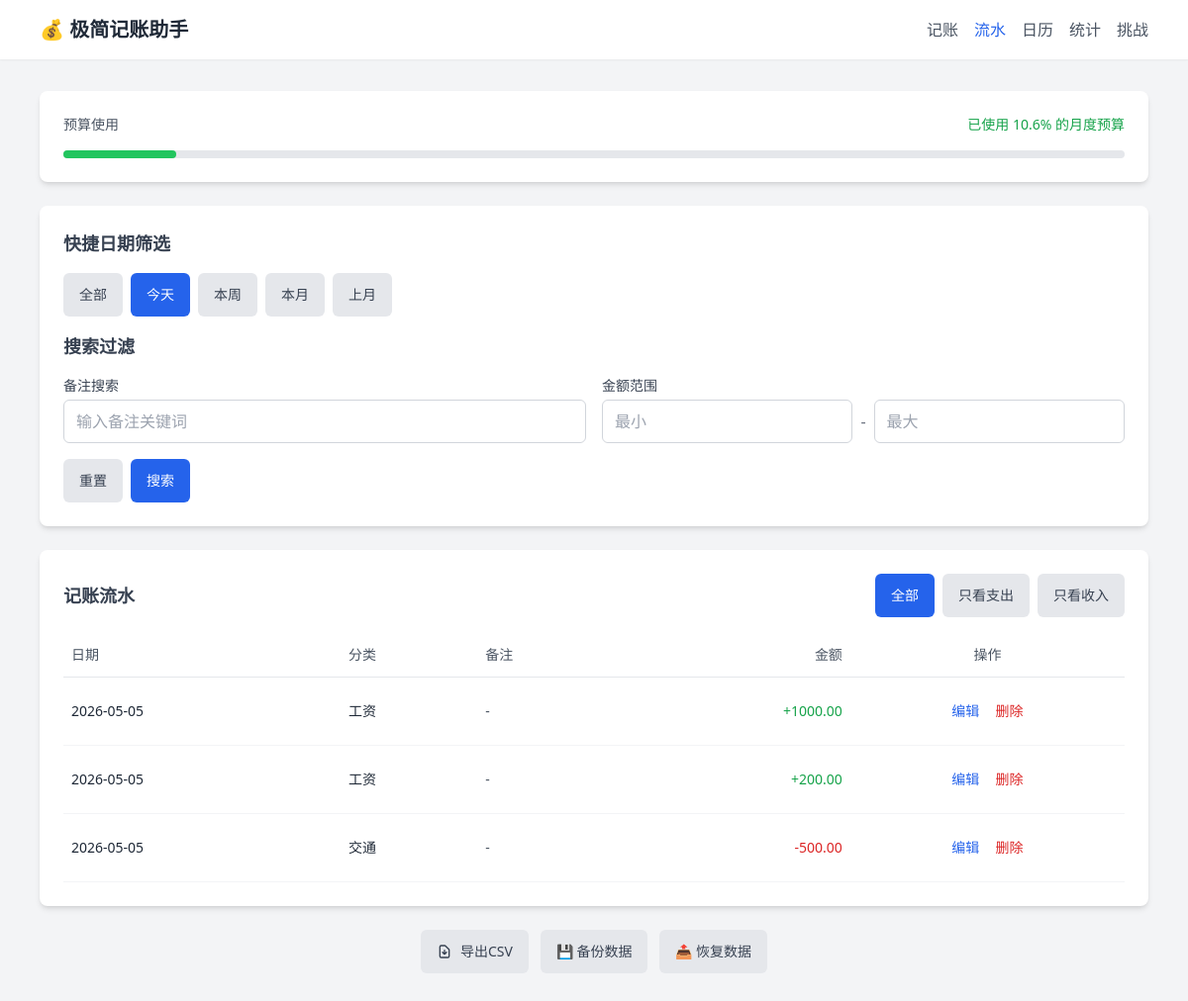
Page /records?range=today&filter=all on the committed database.
### models.py (models this page shows, shortened)
class Record(db.Model):
    id = db.Column(db.Integer, primary_key=True)
    amount = db.Column(db.Float, nullable=False)
    type = db.Column(db.String(10), nullable=False)
    category = db.Column(db.String(20), nullable=False)
    note = db.Column(db.String(200), nullable=True)
    date = db.Column(db.Date, nullable=False)

### app.py (the view, shortened to what this page needs)
@app.route('/records')
def records():
    filter_type = request.args.get('filter', 'all')
    date_range = request.args.get('range', 'all')
    search = request.args.get('search', '').strip()
    min_amount = request.args.get('min', type=float)
    max_amount = request.args.get('max', type=float)
    specific_date = request.args.get('date', '')
    query = Record.query
    if filter_type == 'expense':
        query = query.filter_by(type='expense')
    elif filter_type == 'income':
        query = query.filter_by(type='income')
    today = date.today()
    if specific_date:
        query = query.filter(Record.date == datetime.strptime(specific_date, '%Y-%m-%d').date())
    else:
        if date_range == 'today':
            query = query.filter(Record.date == today)
        elif date_range == 'week':
            start_of_week = today - timedelta(days=today.weekday())
            query = query.filter(Record.date >= start_of_week)
        elif date_range == 'month':
            first_day = date(today.year, today.month, 1)
            query = query.filter(Record.date >= first_day)
    if search:
        query = query.filter(Record.note.ilike(f'%{search}%'))
    if min_amount is not None:
        query = query.filter(Record.amount >= min_amount)
    if max_amount is not None:
        query = query.filter(Record.amount <= max_amount)
    records_list = query.order_by(Record.date.desc(), Record.id.desc()).all()
    stats = get_month_stats()
    return render_template('records.html', records=records_list, filter_type=filter_type,
                           date_range=date_range, search=search, min_amount=min_amount,
                           max_amount=max_amount, stats=stats, specific_date=specific_date)

### app.py (called while the page is built)
def get_month_stats(for_date=None):
    if for_date is None:
        for_date = date.today()
    first_day_of_month = date(for_date.year, for_date.month, 1)
    month_records = Record.query.filter(Record.date >= first_day_of_month).all()
    total_income = sum(r.amount for r in month_records if r.type == 'income')
    total_expense = sum(r.amount for r in month_records if r.type == 'expense')
    balance = total_income - total_expense
    budget = get_budget()
    budget_percentage = (total_expense / budget * 100) if budget > 0 else 0
    return {
        'total_income': total_income,
        'total_expense': total_expense,
        'balance': balance,
        'budget': budget,
        'budget_percentage': budget_percentage
    }

### models.py (called while the page is built)
def get_budget():
    config = Config.query.filter_by(key='monthly_budget').first()
    return float(config.value) if config else 5000.0

### templates/records.html (shortened to what this page needs)
<!DOCTYPE html>
<html lang="zh-CN">
<head>
    <script src="https://cdn.tailwindcss.com"></script>
</head>
<body class="bg-gray-100 min-h-screen">
    <nav class="bg-white shadow-sm">
        <div class="max-w-6xl mx-auto px-4 py-4">
            <div class="flex justify-between items-center flex-wrap gap-2">
                <h1 class="text-xl font-bold text-gray-800">💰 极简记账助手</h1>
                <div class="flex flex-wrap gap-2 sm:gap-4">
                    <a href="/" class="text-gray-600 hover:text-gray-800">记账</a>
                    <a href="/records" class="text-blue-600 hover:text-blue-800 font-medium">流水</a>
                    <a href="/calendar" class="text-gray-600 hover:text-gray-800">日历</a>
                    <a href="/stats" class="text-gray-600 hover:text-gray-800">统计</a>
                    <a href="/challenges" class="text-gray-600 hover:text-gray-800">挑战</a>
                </div>
            </div>
        </div>
    </nav>
    <main class="max-w-6xl mx-auto px-4 py-8">
        <div class="bg-white rounded-lg shadow-md p-4 sm:p-6 mb-6">
            <div class="flex flex-col sm:flex-row sm:items-center sm:justify-between mb-4">
                <span class="text-sm text-gray-600">预算使用</span>
                <span class="text-sm font-medium {{ 'text-green-600' if stats.budget_percentage < 80 else ('text-orange-500' if stats.budget_percentage < 100 else 'text-red-600') }}">
                    已使用 {{ "%.1f"|format(stats.budget_percentage) }}% 的月度预算
                </span>
            </div>
            <div class="w-full bg-gray-200 rounded-full h-2">
                <div class="h-2 rounded-full transition-all {{ 'bg-green-500' if stats.budget_percentage < 80 else ('bg-orange-500' if stats.budget_percentage < 100 else 'bg-red-500') }}"
                    style="width: {{ stats.budget_percentage if stats.budget_percentage < 100 else 100 }}%"></div>
            </div>
        </div>
        <div class="bg-white rounded-lg shadow-md p-4 sm:p-6 mb-6">
            <h2 class="text-lg font-semibold text-gray-700 mb-4">快捷日期筛选</h2>
            <div class="flex flex-wrap gap-2 mb-4">
                <a href="/records?range=all&filter={{ filter_type }}"
                    class="px-4 py-2 rounded-md text-sm font-medium {{ 'bg-blue-600 text-white' if date_range == 'all' else 'bg-gray-200 text-gray-700 hover:bg-gray-300' }} min-h-[44px] flex items-center">
                    全部
                </a>
                <a href="/records?range=today&filter={{ filter_type }}"
                    class="px-4 py-2 rounded-md text-sm font-medium {{ 'bg-blue-600 text-white' if date_range == 'today' else 'bg-gray-200 text-gray-700 hover:bg-gray-300' }} min-h-[44px] flex items-center">
                    今天
                </a>
                <a href="/records?range=week&filter={{ filter_type }}"
                    class="px-4 py-2 rounded-md text-sm font-medium {{ 'bg-blue-600 text-white' if date_range == 'week' else 'bg-gray-200 text-gray-700 hover:bg-gray-300' }} min-h-[44px] flex items-center">
                    本周
                </a>
                <a href="/records?range=month&filter={{ filter_type }}"
                    class="px-4 py-2 rounded-md text-sm font-medium {{ 'bg-blue-600 text-white' if date_range == 'month' else 'bg-gray-200 text-gray-700 hover:bg-gray-300' }} min-h-[44px] flex items-center">
                    本月
                </a>
                <a href="/records?range=last_month&filter={{ filter_type }}"
                    class="px-4 py-2 rounded-md text-sm font-medium {{ 'bg-blue-600 text-white' if date_range == 'last_month' else 'bg-gray-200 text-gray-700 hover:bg-gray-300' }} min-h-[44px] flex items-center">
                    上月
                </a>
            </div>
            <h2 class="text-lg font-semibold text-gray-700 mb-4">搜索过滤</h2>
            <form action="/records" method="GET" class="space-y-4">
                <div class="grid grid-cols-1 sm:grid-cols-2 gap-4">
                    <div>
                        <label class="block text-sm font-medium text-gray-700 mb-1">备注搜索</label>
                        <input type="text" name="search" value="{{ search }}"
                            class="w-full px-3 py-2 border border-gray-300 rounded-md focus:outline-none focus:ring-2 focus:ring-blue-500 min-h-[44px]"
                            placeholder="输入备注关键词">
                    </div>
                    <div>
                        <label class="block text-sm font-medium text-gray-700 mb-1">金额范围</label>
                        <div class="flex items-center space-x-2">
                            <input type="number" name="min" value="{{ min_amount if min_amount else '' }}" step="0.01" min="0"
                                class="w-full px-3 py-2 border border-gray-300 rounded-md focus:outline-none focus:ring-2 focus:ring-blue-500 min-h-[44px]"
                                placeholder="最小">
                            <span class="text-gray-500">-</span>
                            <input type="number" name="max" value="{{ max_amount if max_amount else '' }}" step="0.01" min="0"
                                class="w-full px-3 py-2 border border-gray-300 rounded-md focus:outline-none focus:ring-2 focus:ring-blue-500 min-h-[44px]"
                                placeholder="最大">
                        </div>
                    </div>
                </div>
                <div class="flex flex-wrap gap-2">
                    <a href="/records"
                        class="px-4 py-2 bg-gray-200 text-gray-700 rounded-md hover:bg-gray-300 transition-colors text-sm min-h-[44px] flex items-center">
                        重置
                    </a>
                    <button type="submit"
                        class="px-4 py-2 bg-blue-600 text-white rounded-md hover:bg-blue-700 transition-colors text-sm min-h-[44px] flex items-center">
                        搜索
                    </button>
                </div>
            </form>
        </div>
        <div class="bg-white rounded-lg shadow-md p-4 sm:p-6">
            <div class="flex flex-col sm:flex-row justify-between items-start sm:items-center mb-4 gap-4">
                <h2 class="text-lg font-semibold text-gray-700">记账流水</h2>
                <div class="flex flex-wrap space-x-2">
                    <a href="/records?range={{ date_range }}&filter=all{% if search %}&search={{ search }}{% endif %}{% if min_amount %}&min={{ min_amount }}{% endif %}{% if max_amount %}&max={{ max_amount }}{% endif %}"
                        class="px-4 py-2 rounded-md text-sm font-medium {{ 'bg-blue-600 text-white' if filter_type == 'all' else 'bg-gray-200 text-gray-700 hover:bg-gray-300' }} min-h-[44px] flex items-center">
                        全部
                    </a>
                    <a href="/records?range={{ date_range }}&filter=expense{% if search %}&search={{ search }}{% endif %}{% if min_amount %}&min={{ min_amount }}{% endif %}{% if max_amount %}&max={{ max_amount }}{% endif %}"
                        class="px-4 py-2 rounded-md text-sm font-medium {{ 'bg-red-600 text-white' if filter_type == 'expense' else 'bg-gray-200 text-gray-700 hover:bg-gray-300' }} min-h-[44px] flex items-center">
                        只看支出
                    </a>
                    <a href="/records?range={{ date_range }}&filter=income{% if search %}&search={{ search }}{% endif %}{% if min_amount %}&min={{ min_amount }}{% endif %}{% if max_amount %}&max={{ max_amount }}{% endif %}"
                        class="px-4 py-2 rounded-md text-sm font-medium {{ 'bg-green-600 text-white' if filter_type == 'income' else 'bg-gray-200 text-gray-700 hover:bg-gray-300' }} min-h-[44px] flex items-center">
                        只看收入
                    </a>
                </div>
            </div>
            {% if records %}
            <div class="hidden sm:block overflow-x-auto">
                <table class="w-full">
                    <thead>
                        <tr class="border-b border-gray-200">
                            <th class="text-left py-3 px-2 text-sm font-medium text-gray-600">日期</th>
                            <th class="text-left py-3 px-2 text-sm font-medium text-gray-600">分类</th>
                            <th class="text-left py-3 px-2 text-sm font-medium text-gray-600">备注</th>
                            <th class="text-right py-3 px-2 text-sm font-medium text-gray-600">金额</th>
                            <th class="text-center py-3 px-2 text-sm font-medium text-gray-600">操作</th>
                        </tr>
                    </thead>
                    <tbody>
                        {% for record in records %}
                        <tr class="border-b border-gray-100 hover:bg-gray-50">
                            <td class="py-3 px-2 text-sm text-gray-800">{{ record.date.strftime('%Y-%m-%d') }}</td>
                            <td class="py-3 px-2 text-sm text-gray-800">{{ record.category }}</td>
                            <td class="py-3 px-2 text-sm text-gray-600">{{ record.note or '-' }}</td>
                            <td class="py-3 px-2 text-sm text-right font-medium {{ 'text-red-600' if record.type == 'expense' else 'text-green-600' }}">
                                {{ '-' if record.type == 'expense' else '+' }}{{ "%.2f"|format(record.amount) }}
                            </td>
                            <td class="py-3 px-2 text-center">
                                <a href="/edit_record/{{ record.id }}"
                                    class="text-blue-600 hover:text-blue-800 text-sm mr-3 min-h-[44px] inline-flex items-center">编辑</a>
                                <form action="/delete_record/{{ record.id }}" method="POST" class="inline"
                                    onsubmit="return confirm('确定删除这条记录吗？');">
                                    <button type="submit"
                                        class="text-red-600 hover:text-red-800 text-sm min-h-[44px] inline-flex items-center">删除</button>
                                </form>
                            </td>
                        </tr>
                        {% endfor %}
                    </tbody>
                </table>
            </div>
            {% else %}
            <div class="text-center py-8 text-gray-500">
                <p class="text-lg mb-2">暂无记录</p>
                <a href="/" class="text-blue-600 hover:text-blue-800">去记一笔</a>
            </div>
            {% endif %}
        </div>
        <div class="mt-6 text-center flex flex-wrap justify-center gap-3">
            <a href="/export_csv"
                class="inline-flex items-center px-4 py-2 bg-gray-200 text-gray-700 rounded-md hover:bg-gray-300 transition-colors text-sm min-h-[44px]">
                <svg class="w-4 h-4 mr-2" fill="none" stroke="currentColor" viewBox="0 0 24 24">
                    <path stroke-linecap="round" stroke-linejoin="round" stroke-width="2" d="M12 10v6m0 0l-3-3m3 3l3-3m2 8H7a2 2 0 01-2-2V5a2 2 0 012-2h5.586a1 1 0 01.707.293l5.414 5.414a1 1 0 01.293.707V19a2 2 0 01-2 2z"></path>
                </svg>
                导出CSV
            </a>
            <a href="/backup"
                class="inline-flex items-center px-4 py-2 bg-gray-200 text-gray-700 rounded-md hover:bg-gray-300 transition-colors text-sm min-h-[44px]">
                💾 备份数据
            </a>
            <a href="/restore"
                class="inline-flex items-center px-4 py-2 bg-gray-200 text-gray-700 rounded-md hover:bg-gray-300 transition-colors text-sm min-h-[44px]">
                📤 恢复数据
            </a>
        </div>
    </main>
</body>
</html>

### rows in the picture
Record: date "2026-05-05", category "工资", note "-", type "+", amount "1000.00"
Record: date "2026-05-05", category "工资", note "-", type "+", amount "200.00"
Record: date "2026-05-05", category "交通", note "-", type "-", amount "500.00"

### other values in the picture
{{ "%.1f"|format(stats.budget_percentage) }} "10.6"
